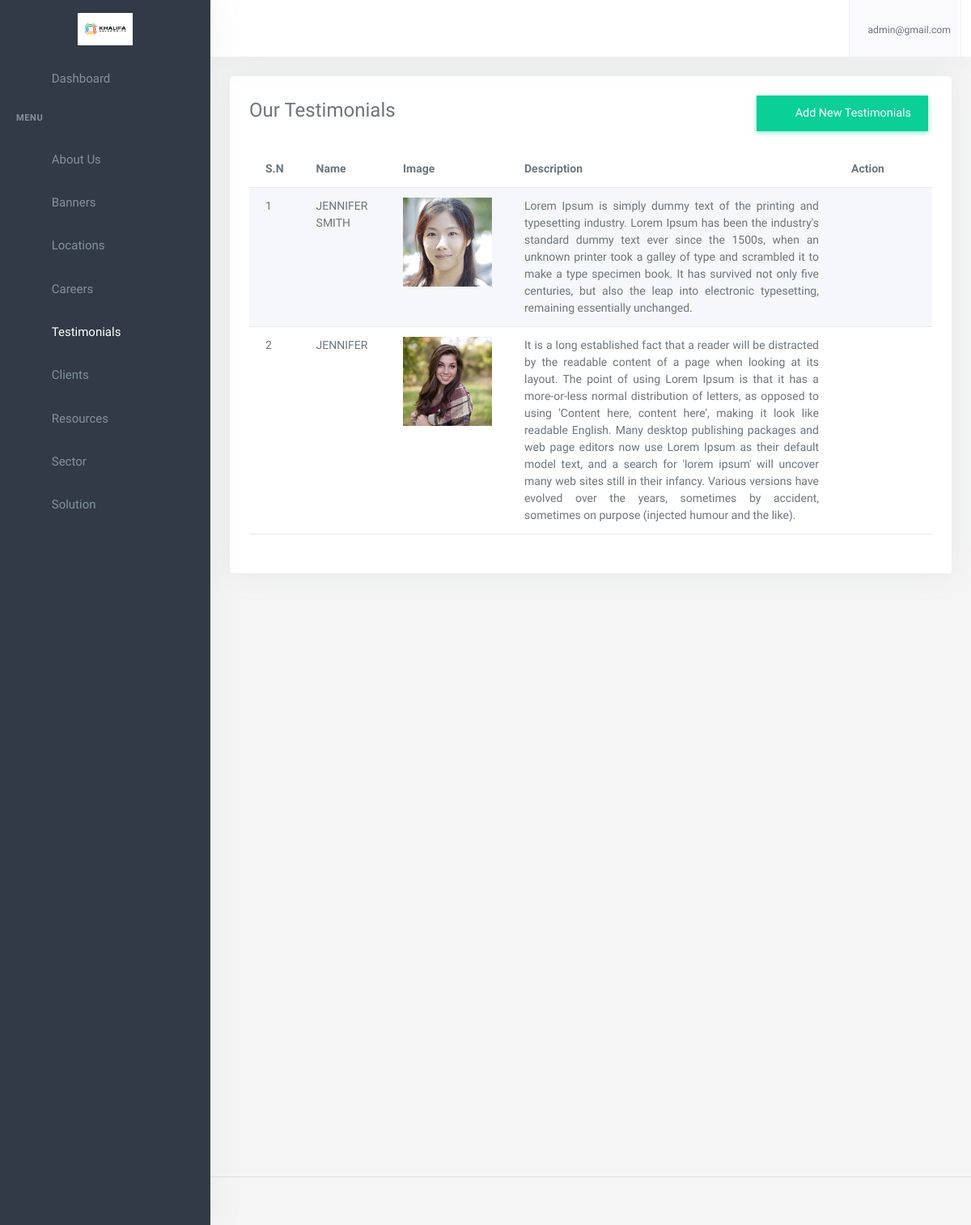
The app's page /dashboard/testimonials (signed in) with its own data.
### account/models.py (models this page shows, shortened)
class User(AbstractBaseUser,PermissionsMixin):
    email = models.EmailField(
        verbose_name='Email',
        max_length=255,
        unique=True,
    )
    name = models.CharField(max_length=200,null=True, blank=True)
    is_user = models.BooleanField(default=False)
    is_admin = models.BooleanField(default=False)
    phone_no = models.CharField(max_length=150,null=True, blank=True)
    avatar = models.ImageField(upload_to="avatarimage/", null=True, blank=True)
    created_at = models.DateTimeField(auto_now_add=True)
    updated_at = models.DateTimeField(auto_now=True)
    objects = UserManager()
    USERNAME_FIELD = 'email'
    REQUIRED_FIELDS = []

### about/models.py (models this page shows, shortened)
class OrganizationSetting(models.Model):
    logo =models.ImageField(verbose_name='Organization Logo',upload_to='aboutus/')
    fav_icon = models.ImageField(verbose_name='Organization Fav Icon',upload_to='aboutus/')
    site_name = models.CharField(verbose_name='Organization Name',max_length=150)
    location = models.CharField(verbose_name='Organizaton Location', max_length=200)
    phone_number = models.CharField(verbose_name='Organization Phone Number',max_length=150)
    email = models.EmailField(verbose_name='Organization Email')
    fb_url = models.URLField(verbose_name='Facebook Page URL', null=True,blank=True)
    tw_url = models.URLField(verbose_name='Twitter URL', null=True,blank=True)
    insta_url = models.URLField(verbose_name='Instagram Page URL', null=True,blank=True)
    linkedin_url = models.URLField(verbose_name='Linkedin URL', null=True,blank=True)

### app/models.py (models this page shows, shortened)
class Testimonials(models.Model):
    image = models.ImageField(upload_to='testimonialsimage/')
    name = models.CharField(max_length=150)
    descriptions = models.TextField()
    position = models.CharField(max_length=150, null=True, blank=True)

### app2/views.py (the view)
# urls.py: path('testimonials', TestimonialsListView.as_view(), name='testimonials'),
@method_decorator(login_required, name='dispatch')
class TestimonialsListView(generic.ListView):
    model = Testimonials
    template_name ='app2/testimonials.html'
    context_object_name ='testimonials'

### app/context_processor.py (called while the page is built)
def solutions(request):
    solutions_data = Solutions.objects.all()
    context = {
        'solution_category': solutions_data
    }
    return context

def sectors(request):
    secots_all = Sector.objects.all()
    context = {
        'secotrs':secots_all
    }
    return context

def career_category(request):
    categories = Category.objects.all()
    return({
        'careers_categories':categories
    })

def organizationsetting(request):
    organization_setting = OrganizationSetting.objects.first()
    return ({
        'organization_settings': organization_setting
    })

def locations(request):
    all_office_locations = Office.objects.all()[:5]
    return({
        'office_locations':all_office_locations
    })

### app2/templates/app2/testimonials.html (shortened to what this page needs)
{% extends 'app2/base.html' %}
{% load static %}
{% block body %}
<div class="content-page">
    <div class="content">
        <div class="container-fluid">
            <div class="row pt-3">
                <div class="col-12">
                    <div class="card">
                        <div class="card-body">
                            <div class="row mb-2">
                                <div class="col-sm-6">
                                    <div class="fs-3">Our Testimonials</div>
                                </div>
                                <div class="col-sm-6">
                                    <a href="{% url 'dashboard:testimonials_add' %}" class="btn btn-success mb-2 float-end rounded-0"><i class="mdi mdi-plus-circle me-2"></i> Add New Testimonials</a>
                                </div>
                            </div>
                            <div class="tab-content ">
                                <table id="datatable-buttons" class="table table-striped dt-responsive nowrap w-100 ">
                                    <thead>
                                        <tr>
                                            <th >S.N</th>
                                            <th>Name</th>
                                            <th>Image</th>
                                            <th>Description</th>
                                            <th style="width: 120px;">Action</th>
                                        </tr>
                                    </thead>
                                    <tbody>
                                    {%for testimonial in testimonials%}
                                    <tr>
                                        <td>
                                            {{forloop.counter}}
                                        </td>
                                        <td style="width:auto; text-align:justify;">
                                            {{testimonial.name}}
                                        </td>
                                        <td>
                                            <div class="image-gallery" style="width:auto">
                                                <img class="thumbnail" src="{{testimonial.image.url}}" style="height: 200px; width: auto;" alt="Thumbnail Image">
                                            </div>
                                        </td>
                                        <td style="width:auto; text-align:justify;">
                                            {{testimonial.descriptions|safe}}
                                        </td>
                                        <td>
                                            <a href="{% url 'dashboard:testimonials_update' testimonial.id %}" class="action-icon"> <i class="mdi mdi-square-edit-outline"></i></a>
                                            <a href="{% url 'dashboard:delete_testimonials' testimonial.id %}" class="action-icon"> <i class="mdi mdi-delete"></i></a>
                                        </td>
                                    </tr>
                                    {%endfor%}
                                    </tbody>
                                </table>
                            </div>
                        </div>
                    </div>
                </div>
            </div>
        </div>
    </div>
</div>
{%endblock%}

### app2/templates/app2/base.html (shortened to what this page needs)
{% load static %}
<!DOCTYPE html>
<html lang="en">
    <head>
        <link rel="stylesheet" href="{% static 'app2/assets/vendor/jquery-toast-plugin/jquery.toast.min.css'%}">
        <link href="{% static 'app2/assets/css/app-saas.min.css'%}" rel="stylesheet" type="text/css" id="app-style" />
        <link href="{% static 'app2/assets/css/icons.min.css'%}" rel="stylesheet" type="text/css" />
        <link href="{% static 'app2/assets/vendor/bootstrap-datepicker/css/bootstrap-datepicker.min.css'%}" rel="stylesheet" type="text/css" />
        <link href="{% static 'app2/assets/vendor/select2/css/select2.min.css'%}" rel="stylesheet" type="text/css" />
        <link href="{% static 'app2/assets/vendor/datatables.net-bs5/css/dataTables.bootstrap5.min.css'%}" rel="stylesheet" type="text/css" />
        <link href="{% static 'app2/assets/vendor/datatables.net-responsive-bs5/css/responsive.bootstrap5.min.css'%}" rel="stylesheet" type="text/css" />
        <link href="{% static 'app2/assets/css/app-saas.min.css'%}" rel="stylesheet" type="text/css" id="app-style" />
        <link href="{% static 'app2/assets/css/icons.min.css'%}" rel="stylesheet" type="text/css" />
        <link href="https://cdn.jsdelivr.net/npm/summernote@0.8.16/dist/summernote-lite.min.css" rel="stylesheet">
    </head>
    <link rel="stylesheet" href="https://maxcdn.bootstrapcdn.com/font-awesome/4.7.0/css/font-awesome.min.css">
    <body>
        <div class="wrapper">
            <div class="navbar-custom">
                <div class="topbar container-fluid justify-content-between">
                    <div class="d-flex align-items-center  gap-lg-2 gap-1">
                        <button class="button-toggle-menu sm:float-end">
                            <i class="mdi mdi-menu"></i>
                        </button>
                    </div>
                    <ul class="topbar-menu d-flex align-items-center gap-3">
                        <li class="d-none d-sm-inline-block">
                            <a class="nav-link" data-bs-toggle="offcanvas" href="#theme-settings-offcanvas">
                                <i class="ri-settings-3-line font-22"></i>
                            </a>
                        </li>
                        <li class="d-none d-sm-inline-block">
                            <div class="nav-link" id="light-dark-mode" data-bs-toggle="tooltip" data-bs-placement="left" title="Theme Mode">
                                <i class="ri-moon-line font-22"></i>
                            </div>
                        </li>
                        <li class="d-none d-md-inline-block">
                            <a class="nav-link" href="#" data-toggle="fullscreen">
                                <i class="ri-fullscreen-line font-22"></i>
                            </a>
                        </li>
                        <li class="dropdown">
                            <a class="nav-link dropdown-toggle arrow-none nav-user px-2" data-bs-toggle="dropdown" href="#" role="button" aria-haspopup="false" aria-expanded="false">
                                <span class="d-lg-flex flex-column gap-1 d-none">
                                    <h6 class="my-0 fw-normal">{{request.user.email}}</h6>
                                </span>
                            </a>
                        </li>
                    </ul>
                </div>
            </div>
            <div class="leftside-menu">
                <a href="{% url 'dashboard:index' %}" class="logo logo-light">
                    <span class="logo-lg">
                        <img src="{{organization_settings.logo.url}}" alt="logo" style="height: 40px;">
                    </span>
                </a>
                <div class="h-100" id="leftside-menu-container" data-simplebar>
                    <ul class="side-nav">
                        <li class="side-nav-item">
                            <a href="{% url 'dashboard:index' %}" class="side-nav-link">
                                <i class="uil-home-alt"></i>
                                <span> Dashboard </span>
                            </a>
                        </li>
                        <li class="side-nav-title">Menu</li>
                        <li class="side-nav-item">
                            <a data-bs-toggle="collapse" href="#sidebarPages2" aria-expanded="false" aria-controls="sidebarPages" class="side-nav-link">
                                <i class="uil-home"></i>
                                <span> About Us </span>
                                <span class="menu-arrow"></span>
                            </a>
                        </li>
                        <li class="side-nav-item">
                            <a href="{% url 'dashboard:banners' %}" class="side-nav-link">
                                <i class="uil-book"></i>
                                <span> Banners </span>
                            </a>
                        </li>
                        <li class="side-nav-item">
                            <a data-bs-toggle="collapse" href="#sidebarPages" aria-expanded="false" aria-controls="sidebarPages" class="side-nav-link">
                                <i class="uil-location"></i>
                                <span> Locations </span>
                                <span class="menu-arrow"></span>
                            </a>
                        </li>
                        <li class="side-nav-item">
                            <a data-bs-toggle="collapse" href="#sidebarPages1" aria-expanded="false" aria-controls="sidebarPages" class="side-nav-link">
                                <i class="uil-book"></i>
                                <span> Careers </span>
                                <span class="menu-arrow"></span>
                            </a>
                        </li>
                        <li class="side-nav-item">
                            <a href="{% url 'dashboard:testimonials' %}" class="side-nav-link">
                                <i class="uil-book"></i>
                                <span> Testimonials </span>
                            </a>
                        </li>
                        <li class="side-nav-item">
                            <a href="{% url 'dashboard:client_list' %}" class="side-nav-link">
                                <i class="uil-user"></i>
                                <span> Clients </span>
                            </a>
                        </li>
                        <li class="side-nav-item">
                            <a data-bs-toggle="collapse" href="#sidebarPages4" aria-expanded="false" aria-controls="sidebarPages" class="side-nav-link">
                                <i class="uil-diamond"></i>
                                <span> Resources </span>
                                <span class="menu-arrow"></span>
                            </a>
                        </li>
                        <li class="side-nav-item">
                            <a data-bs-toggle="collapse" href="#sidebarPages5" aria-expanded="false" aria-controls="sidebarPages" class="side-nav-link">
                                <i class="uil-user"></i>
                                <span> Sector </span>
                                <span class="menu-arrow"></span>
                            </a>
                        </li>
                        <li class="side-nav-item">
                            <a data-bs-toggle="collapse" href="#sidebarPages6" aria-expanded="false" aria-controls="sidebarPages" class="side-nav-link">
                                <i class="uil-user"></i>
                                <span>Solution </span>
                                <span class="menu-arrow"></span>
                            </a>
                        </li>
                    </ul>
                </div>
            </div>
  {% block body %}
  {% endblock  %}
        <footer class="footer">
            <div class="container-fluid">
                <div class="row">
                    <div class="col-md-6">
                    </div>
                    <div class="col-md-6">
                    </div>
                </div>
            </div>
        </footer>
    </div>
                        </body>
                        </html>

### app2/templates/app2/base.html (style rules this page uses)
.btn { margin: 0 5px; padding: 10px 20px; border-radius: 5px; cursor: pointer; }

### records on screen
User: user.email "admin@gmail.com"
OrganizationSetting: logo (picture)
Testimonials: name "JENNIFER SMITH", image (picture), descriptions "Lorem Ipsum is simply dummy text of the printing and typesetting industry. Lorem Ipsum has been the industry's standard dummy text ever since the 1500s, when an unknown printer took a galley of type and scrambled it to make a type specimen book. It has survived not only five centuries, but also the leap into electronic typesetting, remaining essentially unchanged."
Testimonials: name "JENNIFER", image (picture), descriptions "It is a long established fact that a reader will be distracted by the readable content of a page when looking at its layout. The point of using Lorem Ipsum is that it has a more-or-less normal distribution of letters, as opposed to using 'Content here, content here', making it look like readable English. Many desktop publishing packages and web page editors now use Lorem Ipsum as their default model text, and a search for 'lorem ipsum' will uncover many web sites still in their infancy. Various versions have evolved over the years, sometimes by accident, sometimes on purpose (injected humour and the like)."
